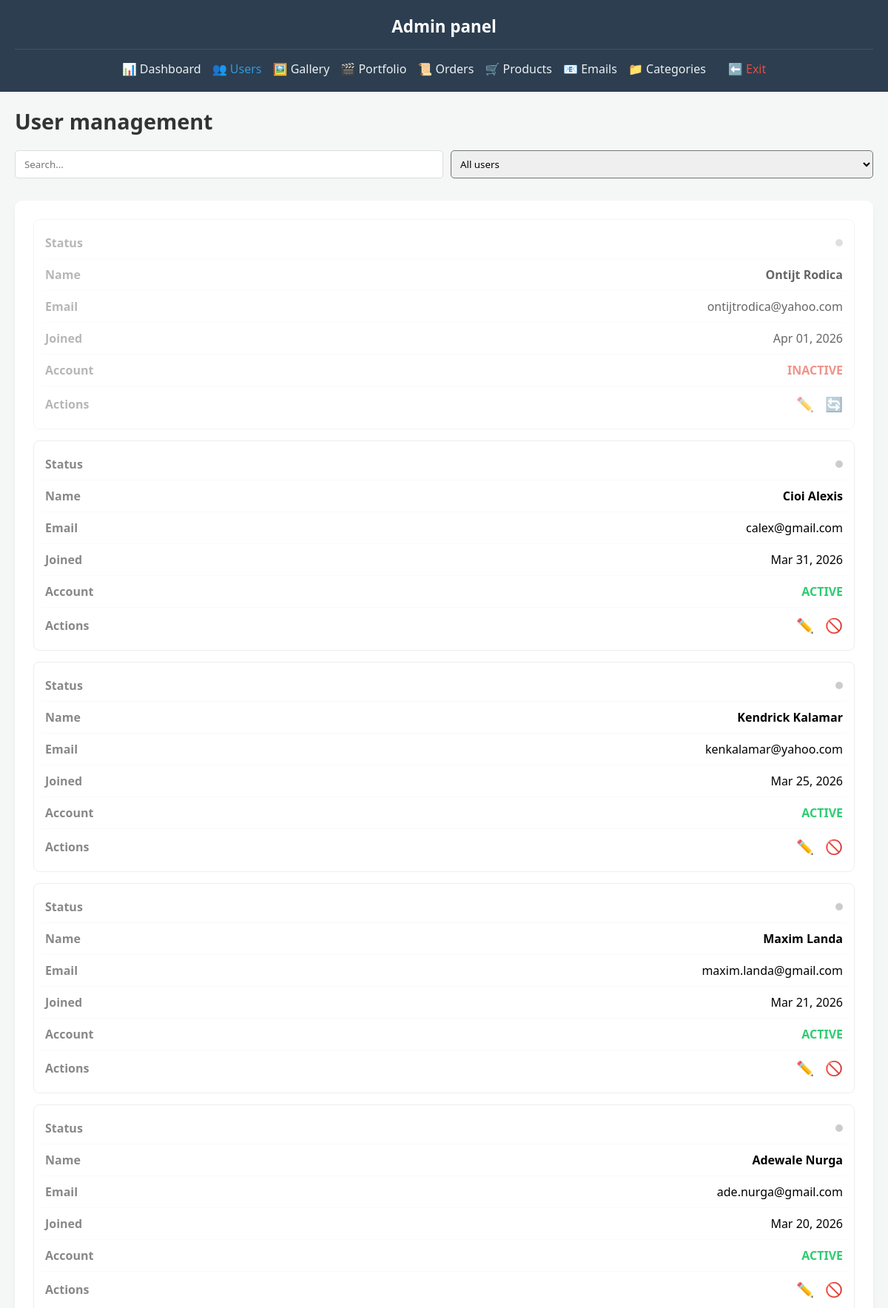
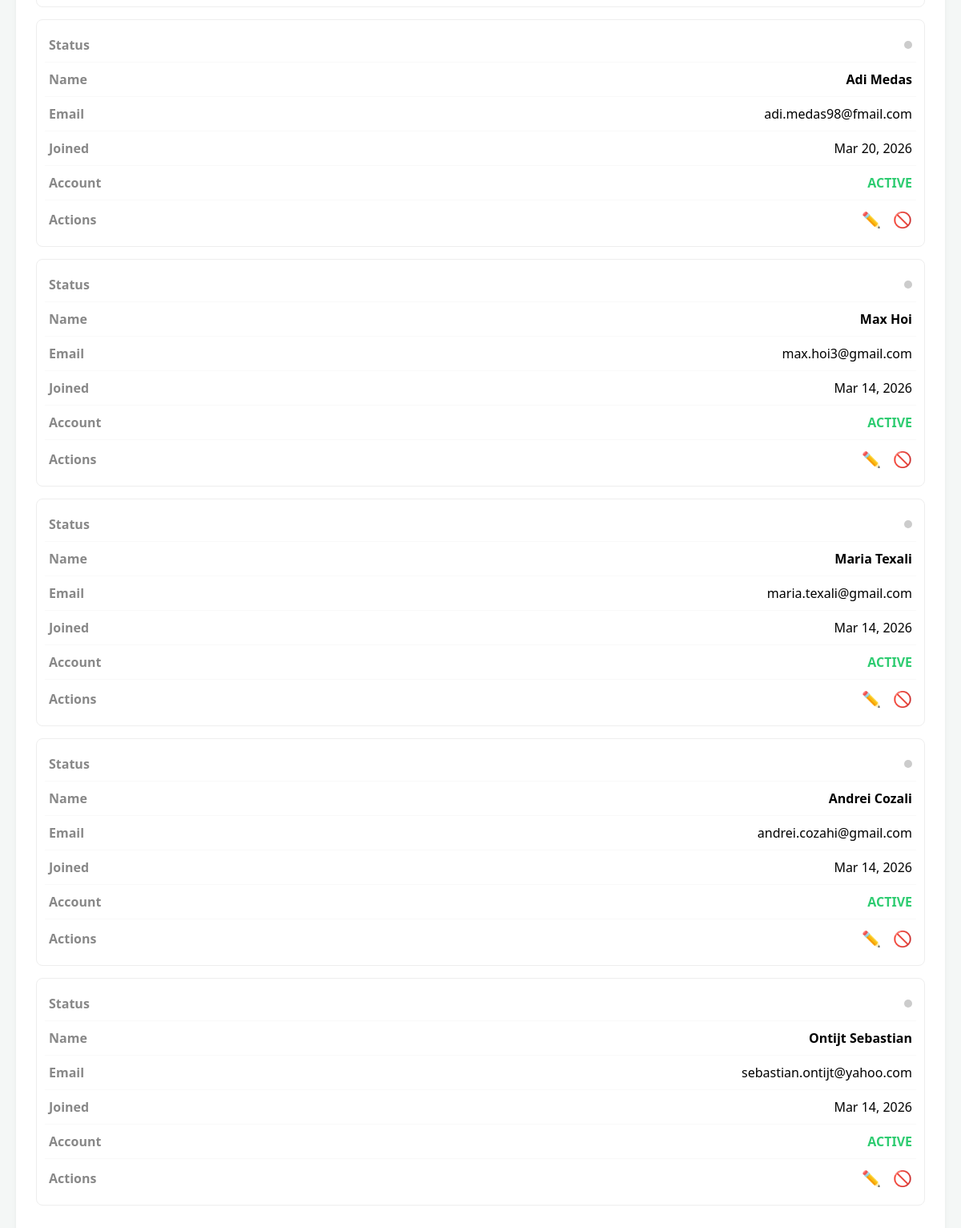
Screenshot of /admin/users.php?error=no_user_selected (signed in) with the database file from the repository (2 pictures, top to bottom).
### tables this page shows
CREATE TABLE `users` (
  `id` int(10) UNSIGNED NOT NULL,
  `full_name` varchar(100) NOT NULL,
  `email` varchar(150) NOT NULL,
  `phone` varchar(30) DEFAULT NULL,
  `password_hash` varchar(255) NOT NULL,
  `role` enum('client','admin') NOT NULL DEFAULT 'client',
  `remember_token` varchar(255) DEFAULT NULL,
  `is_active` tinyint(1) NOT NULL DEFAULT 1,
  `created_at` timestamp NOT NULL DEFAULT current_timestamp(),
  `updated_at` timestamp NOT NULL DEFAULT current_timestamp() ON UPDATE current_timestamp(),
  `last_activity` datetime DEFAULT NULL
);

### backend/handlers/admin_users_data.php (called while the page is built, shortened)
<?php
function getUsers($pdo, $search, $filter)
{
    $query = "SELECT *,
              (last_activity > NOW() - INTERVAL 5 MINUTE) AS is_online
              FROM users WHERE 1=1";
    $params = [];
    $query .= " ORDER BY created_at DESC";
    $stmt = $pdo->prepare($query);
    $stmt->execute($params);
    return $stmt->fetchAll();
}

### admin/users.php (the view, shortened to what this page needs)
<?php
require_once __DIR__ . '/../backend/handlers/admin_dashboard_data.php';
require_once __DIR__ . '/../backend/handlers/admin_users_data.php';
$search = $_GET['search'] ?? '';
$filter = $_GET['filter'] ?? 'all';
$users = getUsers($pdo, $search, $filter);
require_once __DIR__ . '/../includes/page_start.php';
?>
<div class="admin-container">
    <aside class="admin-sidebar">
        <h2>Admin panel</h2>
        <ul>
            <li><a href="<?= BASE_URL ?>/admin/dashboard.php">📊 Dashboard</a></li>
            <li><a href="<?= BASE_URL ?>/admin/users.php" style="color: var(--primary);">👥 Users</a></li>
            <li class="dropdown-container">
                <a href="<?= BASE_URL ?>/admin/gallery_items.php" class="dropdown-trigger">🖼️ Gallery</a>
            </li>
            <li><a href="<?= BASE_URL ?>/admin/admin_portfolio.php">🎬 Portfolio</a></li>
            <li class="dropdown-container">
                <a href="<?= BASE_URL ?>/admin/orders.php" class="dropdown-trigger">📜 Orders</a>
            </li>
            <li><a href="<?= BASE_URL ?>/admin/products.php">🛒 Products</a></li>
            <li>
                <a href="<?= BASE_URL ?>/admin/email_logs.php" style="position: relative;">
                    📧 Emails
                </a>
            </li>
            <li><a href="<?= BASE_URL ?>/admin/categories.php">📁 Categories</a></li>
            <li><a href="<?= BASE_URL ?>" style="color:var(--danger)">⬅️ Exit</a></li>
        </ul>
    </aside>
    <main class="admin-main">
        <div class="page-header">
            <h1>User management</h1>
            <form action="" method="GET" class="search-filter-form">
                <input type="text" name="search" placeholder="Search..." value="<?= htmlspecialchars($search) ?>"
                    style="padding: 8px 12px; border-radius: 5px; border: 1px solid #ddd;">
                <select name="filter" onchange="this.form.submit()" style="padding: 8px; border-radius: 5px;">
                    <option value="all" <?= $filter === 'all' ? 'selected' : '' ?>>All users</option>
                </select>
            </form>
        </div>
        <div class="data-table-container">
            <table class="admin-table">
                <tbody>
                    <?php if (empty($users)): ?>
                        <tr>
                            <td colspan="6" style="text-align:center;">No users found.</td>
                        </tr>
                        <?php else: foreach ($users as $user): ?>
                            <tr style="<?= !$user['is_active'] ? 'opacity: 0.6;' : '' ?>">
                                <td data-label="Status">
                                    <span title="<?= $user['is_online'] ? 'Online' : 'Offline' ?>"
                                        style="height: 10px; width: 10px; background-color: <?= $user['is_online'] ? 'var(--success)' : '#ccc' ?>; border-radius: 50%; display: inline-block;">
                                    </span>
                                </td>
                                <td data-label="Name"><strong><?= htmlspecialchars($user['full_name']) ?></strong></td>
                                <td data-label="Email"><?= htmlspecialchars($user['email']) ?></td>
                                <td data-label="Joined"><?= date('M d, Y', strtotime($user['created_at'])) ?></td>
                                <td data-label="Account" style="color: <?= $user['is_active'] ? 'var(--success)' : 'var(--danger)' ?>; font-weight: bold;">
                                    <?= $user['is_active'] ? 'ACTIVE' : 'INACTIVE' ?>
                                </td>
                                <td data-label="Actions" style="text-align: right;">
                                    <div style="display: flex; gap: 15px; justify-content: flex-end;">
                                        <a href="edit_user.php?id=<?= $user['id'] ?>" title="Edit User">✏️</a>
                                        <a href="../backend/handlers/user_status.php?id=<?= $user['id'] ?>&action=<?= $user['is_active'] ? 'deactivate' : 'activate' ?>">
                                            <?= $user['is_active'] ? '🚫' : '🔄' ?>
                                        </a>
                                    </div>
                                </td>
                            </tr>
                    <?php endforeach;
                    endif; ?>
                </tbody>
            </table>
        </div>
    </main>
</div>
</body>
</html>

### css/style_global.css (style rules this page uses)
*, *::before, *::after { box-sizing: border-box; }
html, body { margin: 0; padding: 0; width: 100%; min-height: 100vh; background-color: #1a2529; font-family: 'Montserrat', sans-serif; overflow-x: hidden; }

### css/style_header.css (style rules this page uses)
body { margin: 0; padding: 0; }

### css/style_footer.css (style rules this page uses)
html, body { margin: 0; padding: 0; height: auto; min-height: 100%; display: flex; flex-direction: column; }
main { flex: 1 0 auto; }

### css/style_admin_user.css (style rules this page uses)
:root { --sidebar-bg: #2c3e50; --sidebar-hover: rgba(255, 255, 255, 0.05); --main-bg: #f4f7f6; --text-dark: #333; --text-light: #ecf0f1; --primary: #3498db; --success: #2ecc71; --warning: #f1c40f; --danger: #e74c3c; --white: #ffffff; --border-rgba: rgba(255, 255, 255, 0.1); }
* { margin: 0; padding: 0; box-sizing: border-box; font-family: 'Segoe UI', Tahoma, Geneva, Verdana, sans-serif; }
.admin-container { display: flex; min-height: 100vh; }
.admin-sidebar { width: 260px; background: var(--sidebar-bg); color: var(--white); padding: 25px; flex-shrink: 0; }
.admin-sidebar h2 { font-size: 1.4rem; padding-bottom: 15px; border-bottom: 1px solid var(--border-rgba); margin-bottom: 25px; }
.admin-sidebar ul { list-style: none; padding: 0 !important; margin: 0 !important; }
.admin-sidebar li { margin: 18px 0; position: relative; }
.admin-sidebar a { color: var(--text-light); text-decoration: none; display: flex; align-items: center; gap: 10px; font-size: 1rem; transition: all 0.2s ease; }
.admin-main { flex: 1; padding: 40px; background: var(--main-bg); }
.admin-main h1 { font-size: 1.8rem; color: var(--text-dark); }
.data-table-container { background: var(--white); padding: 25px; border-radius: 10px; box-shadow: 0 4px 6px rgba(0,0,0,0.05); }
.admin-table { width: 100%; border-collapse: collapse; }
.admin-table td { padding: 15px; border-bottom: 1px solid #eee; }
.admin-table tbody td div a { font-size: 1.2rem; text-decoration: none; transition: transform 0.2s ease; display: inline-block; text-decoration: none; }
.page-header { display: flex; justify-content: space-between; align-items: center; margin-bottom: 30px; gap: 20px; }
.search-filter-form { display: flex; gap: 10px; flex-wrap: wrap; }
@media (max-width: 1200px) { .admin-sidebar { width: 220px; } }
@media (max-width: 1200px) { .admin-container { flex-direction: column; } }
@media (max-width: 1200px) { .admin-sidebar { width: 100%; padding: 20px; } }
@media (max-width: 1200px) { .admin-sidebar h2 { text-align: center; margin-bottom: 15px; } }
@media (max-width: 1200px) { .admin-sidebar ul { display: flex; flex-wrap: wrap; justify-content: center; gap: 15px; } }
@media (max-width: 1200px) { .admin-sidebar li { margin: 0; } }
@media (max-width: 1200px) { .admin-main { padding: 20px; } }
@media (max-width: 1200px) { .page-header { flex-direction: column; align-items: flex-start; } }
@media (max-width: 1200px) { .search-filter-form { width: 100%; } }
@media (max-width: 1200px) { .search-filter-form input, .search-filter-form select { flex: 1; } }
@media (max-width: 1200px) { .admin-table tr { display: block; border: 1px solid #eee; margin-bottom: 15px; border-radius: 8px; padding: 10px; } }
@media (max-width: 1200px) { .admin-table td { display: flex; justify-content: space-between; align-items: center; border-bottom: 1px solid #f9f9f9; padding: 10px 5px; text-align: right; } }
@media (max-width: 1200px) { .admin-table td::before { content: attr(data-label); font-weight: bold; color: #888; text-align: left; } }
@media (max-width: 1200px) { .admin-table td:last-child { border: none; } }

### rows the page displays
users: full_name "Ontijt Rodica", email "ontijtrodica@yahoo.com", created_at "Apr 01, 2026", is_active "INACTIVE"
users: full_name "Cioi Alexis", email "calex@gmail.com", created_at "Mar 31, 2026", is_active "ACTIVE"
users: full_name "Kendrick Kalamar", email "kenkalamar@yahoo.com", created_at "Mar 25, 2026", is_active "ACTIVE"
users: full_name "Maxim Landa", email "maxim.landa@gmail.com", created_at "Mar 21, 2026", is_active "ACTIVE"
users: full_name "Adewale Nurga", email "ade.nurga@gmail.com", created_at "Mar 20, 2026", is_active "ACTIVE"
users: full_name "Adi Medas", email "adi.medas98@fmail.com", created_at "Mar 20, 2026", is_active "ACTIVE"
users: full_name "Max Hoi", email "max.hoi3@gmail.com", created_at "Mar 14, 2026", is_active "ACTIVE"
users: full_name "Maria Texali", email "maria.texali@gmail.com", created_at "Mar 14, 2026", is_active "ACTIVE"
users: full_name "Andrei Cozali", email "andrei.cozahi@gmail.com", created_at "Mar 14, 2026", is_active "ACTIVE"
users: full_name "Ontijt Sebastian", email "sebastian.ontijt@yahoo.com", created_at "Mar 14, 2026", is_active "ACTIVE"
